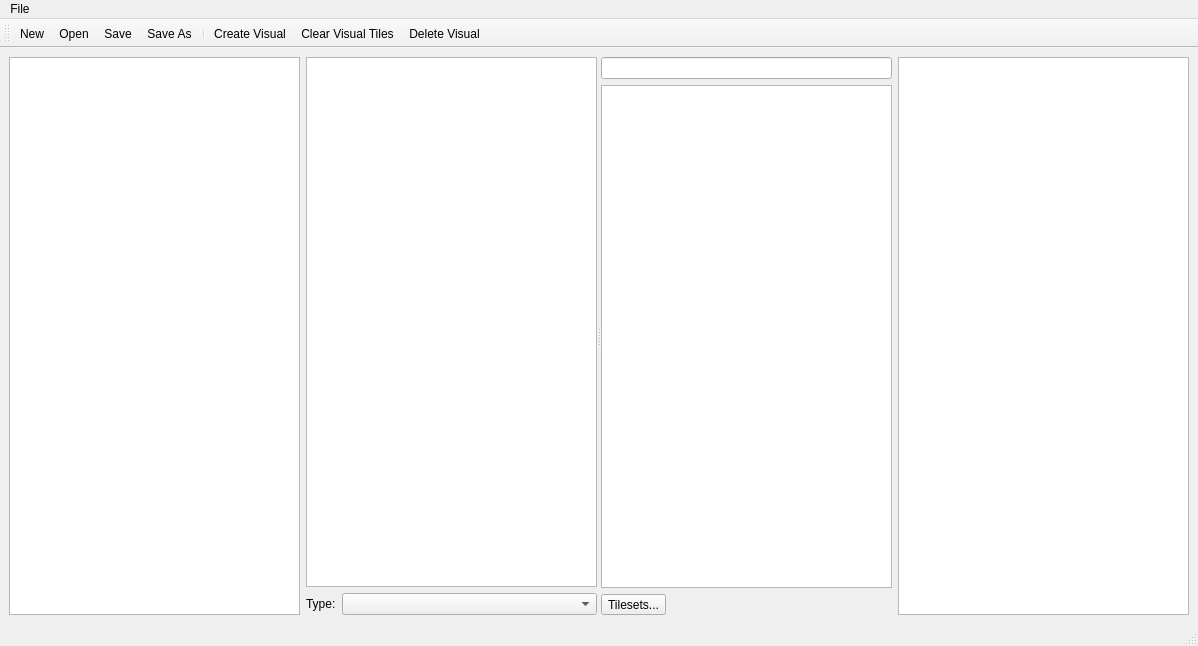
<?xml version="1.0" encoding="UTF-8"?>
<ui version="4.0">
 <class>TileRotationWindow</class>
 <widget class="QMainWindow" name="TileRotationWindow">
  <property name="geometry">
   <rect>
    <x>0</x>
    <y>0</y>
    <width>1198</width>
    <height>646</height>
   </rect>
  </property>
  <property name="windowTitle">
   <string>MainWindow</string>
  </property>
  <widget class="QWidget" name="centralwidget">
   <layout class="QGridLayout" name="gridLayout">
    <item row="0" column="0">
     <widget class="QSplitter" name="splitter">
      <property name="orientation">
       <enum>Qt::Horizontal</enum>
      </property>
      <property name="childrenCollapsible">
       <bool>false</bool>
      </property>
      <widget class="QWidget" name="verticalLayoutWidget">
       <layout class="QHBoxLayout" name="leftLayout">
        <item>
         <layout class="QVBoxLayout" name="verticalLayout_2">
          <item>
           <widget class="Tiled::TileRotatedVisualView" name="visualList"/>
          </item>
         </layout>
        </item>
        <item>
         <layout class="QVBoxLayout" name="verticalLayout">
          <item>
           <widget class="Tiled::Internal::MixedTilesetView" name="tileRotateView"/>
          </item>
          <item>
           <layout class="QHBoxLayout" name="comboLayout">
            <item>
             <widget class="QLabel" name="label">
              <property name="text">
               <string>Type:</string>
              </property>
             </widget>
            </item>
            <item>
             <widget class="QComboBox" name="typeComboBox">
              <property name="sizePolicy">
               <sizepolicy hsizetype="Preferred" vsizetype="Fixed">
                <horstretch>1</horstretch>
                <verstretch>0</verstretch>
               </sizepolicy>
              </property>
             </widget>
            </item>
           </layout>
          </item>
         </layout>
        </item>
       </layout>
      </widget>
      <widget class="QWidget" name="layoutWidget">
       <layout class="QHBoxLayout" name="rightLayout">
        <item>
         <layout class="QVBoxLayout" name="verticalLayout_5">
          <item>
           <widget class="QLineEdit" name="tilesetFilter"/>
          </item>
          <item>
           <widget class="QListWidget" name="tilesetList"/>
          </item>
          <item>
           <widget class="QToolButton" name="tilesetMgr">
            <property name="text">
             <string>Tilesets...</string>
            </property>
           </widget>
          </item>
         </layout>
        </item>
        <item>
         <widget class="Tiled::Internal::MixedTilesetView" name="tilesetTilesView">
          <property name="minimumSize">
           <size>
            <width>256</width>
            <height>0</height>
           </size>
          </property>
         </widget>
        </item>
       </layout>
      </widget>
     </widget>
    </item>
   </layout>
  </widget>
  <widget class="QMenuBar" name="menubar">
   <property name="geometry">
    <rect>
     <x>0</x>
     <y>0</y>
     <width>1198</width>
     <height>21</height>
    </rect>
   </property>
   <widget class="QMenu" name="menuFile">
    <property name="title">
     <string>File</string>
    </property>
    <addaction name="actionNew"/>
    <addaction name="actionOpen"/>
    <addaction name="actionSave"/>
    <addaction name="actionSaveAs"/>
    <addaction name="separator"/>
    <addaction name="actionClose"/>
   </widget>
   <addaction name="menuFile"/>
  </widget>
  <widget class="QStatusBar" name="statusbar"/>
  <widget class="QToolBar" name="toolBar">
   <property name="windowTitle">
    <string>toolBar</string>
   </property>
   <attribute name="toolBarArea">
    <enum>TopToolBarArea</enum>
   </attribute>
   <attribute name="toolBarBreak">
    <bool>false</bool>
   </attribute>
   <addaction name="actionNew"/>
   <addaction name="actionOpen"/>
   <addaction name="actionSave"/>
   <addaction name="actionSaveAs"/>
   <addaction name="separator"/>
   <addaction name="actionCreateVisual"/>
   <addaction name="actionClearVisualTiles"/>
   <addaction name="actionDeleteVisual"/>
  </widget>
  <action name="actionOpen">
   <property name="icon">
    <iconset resource="tiled.qrc">
     <normaloff>:/images/16x16/document-open.png</normaloff>:/images/16x16/document-open.png</iconset>
   </property>
   <property name="text">
    <string>Open...</string>
   </property>
  </action>
  <action name="actionSave">
   <property name="icon">
    <iconset resource="tiled.qrc">
     <normaloff>:/images/16x16/document-save.png</normaloff>:/images/16x16/document-save.png</iconset>
   </property>
   <property name="text">
    <string>Save</string>
   </property>
  </action>
  <action name="actionSaveAs">
   <property name="icon">
    <iconset resource="tiled.qrc">
     <normaloff>:/images/16x16/document-save-as.png</normaloff>:/images/16x16/document-save-as.png</iconset>
   </property>
   <property name="text">
    <string>Save As...</string>
   </property>
  </action>
  <action name="actionNew">
   <property name="icon">
    <iconset resource="tiled.qrc">
     <normaloff>:/images/16x16/document-new.png</normaloff>:/images/16x16/document-new.png</iconset>
   </property>
   <property name="text">
    <string>New</string>
   </property>
  </action>
  <action name="actionClose">
   <property name="text">
    <string>Close</string>
   </property>
  </action>
  <action name="actionDeleteVisual">
   <property name="icon">
    <iconset resource="tiled.qrc">
     <normaloff>:/images/16x16/edit-delete.png</normaloff>:/images/16x16/edit-delete.png</iconset>
   </property>
   <property name="text">
    <string>Delete Visual</string>
   </property>
   <property name="toolTip">
    <string>Delete Visual</string>
   </property>
  </action>
  <action name="actionCreateVisual">
   <property name="icon">
    <iconset resource="tiled.qrc">
     <normaloff>:/images/22x22/add.png</normaloff>:/images/22x22/add.png</iconset>
   </property>
   <property name="text">
    <string>Create Visual</string>
   </property>
   <property name="toolTip">
    <string>Create Visual</string>
   </property>
  </action>
  <action name="actionClearVisualTiles">
   <property name="icon">
    <iconset resource="tiled.qrc">
     <normaloff>:/images/16x16/edit-clear.png</normaloff>:/images/16x16/edit-clear.png</iconset>
   </property>
   <property name="text">
    <string>Clear Visual Tiles</string>
   </property>
   <property name="toolTip">
    <string>Clear Visual Appearance</string>
   </property>
  </action>
 </widget>
 <customwidgets>
  <customwidget>
   <class>Tiled::Internal::MixedTilesetView</class>
   <extends>QTableWidget</extends>
   <header>BuildingEditor/mixedtilesetview.h</header>
  </customwidget>
  <customwidget>
   <class>Tiled::TileRotatedVisualView</class>
   <extends>QTableView</extends>
   <header>tilerotatedvisualview.h</header>
  </customwidget>
 </customwidgets>
 <resources>
  <include location="tiled.qrc"/>
 </resources>
 <connections/>
</ui>
